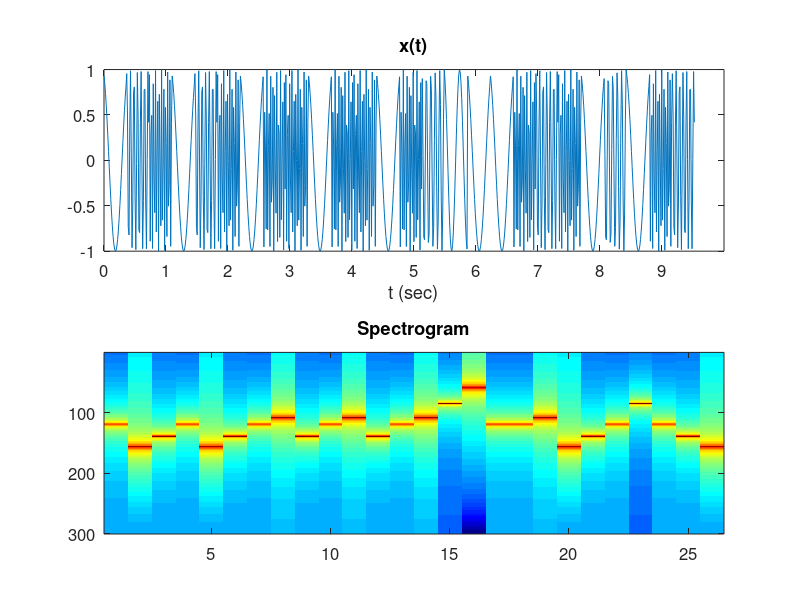

The MATLAB source for this figure:
% file: e9_2_spectrogram_song_.m   % Read song .csv file, display wave and spectrogram 
clear; close all; set(0,'defaultfigureposition',[100,100,700,600]);
  set(0,'defaultAxesFontSize',12);
X = csvread('victorstone.csv');  % expects a comma-separated-value text file of values
LX = length(X)     % size of sound vector (is 78000 samples)
S = 8192;          % sample rate, and number of points (of time, and FFT)
N = 26             % number of segments for spectrogram time segmentation
L = floor(LX/N)    % segment length for spectrogram
t = linspace(0,LX/S,LX/100);  % time values: endtime is LX/S (sample count / sample rate) 

spect = abs(fft(reshape(X(1:L*N),L,N))); % spectrogram
spectL = flipud(spect(1:300,:));  % pick low freqs to display, move low freqs to bottom of graph 

figure, 
 subplot(2,1,1), plot(t,X(1:100:end)),title('x(t)'),xlabel('t (sec)'),xticks(0:9),
 subplot(2,1,2), imagesc(log(spectL)),colormap(jet),  % plot lower 300 freqs
    yticks([0:100:400]), title('Spectrogram');
soundsc(X,S);
